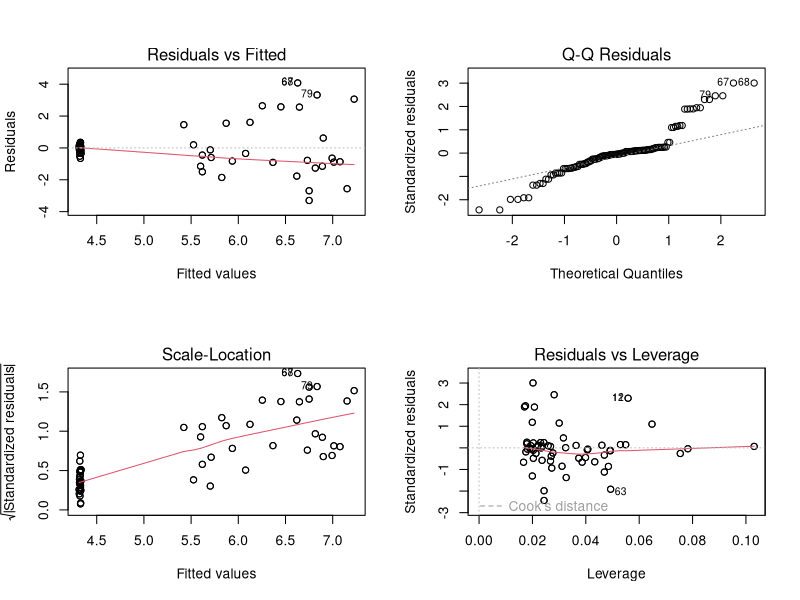
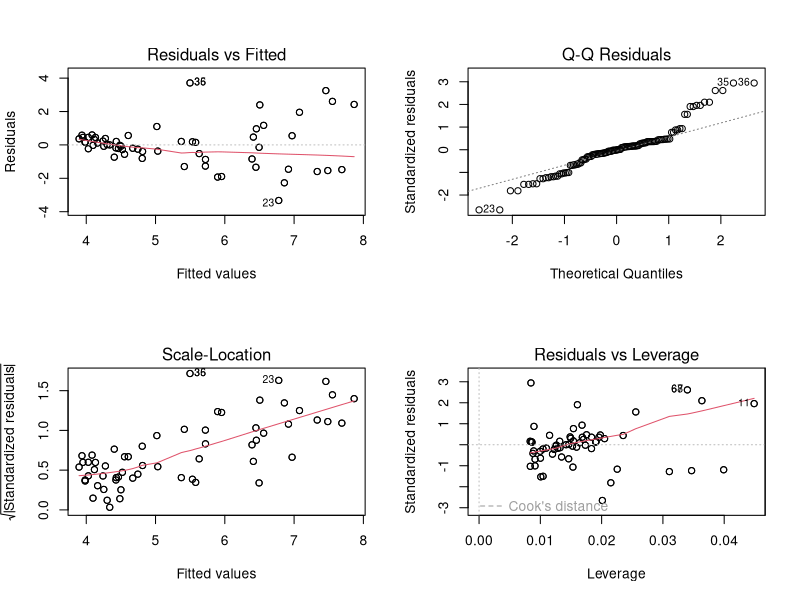
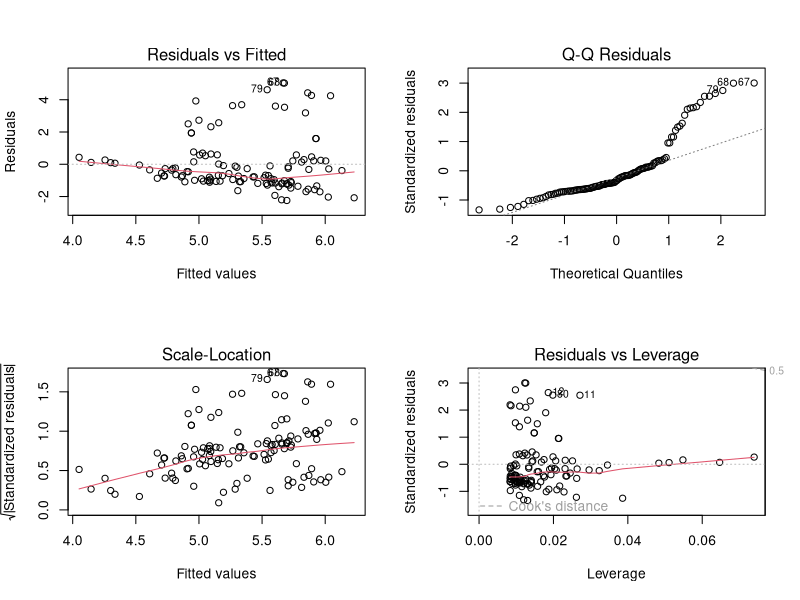
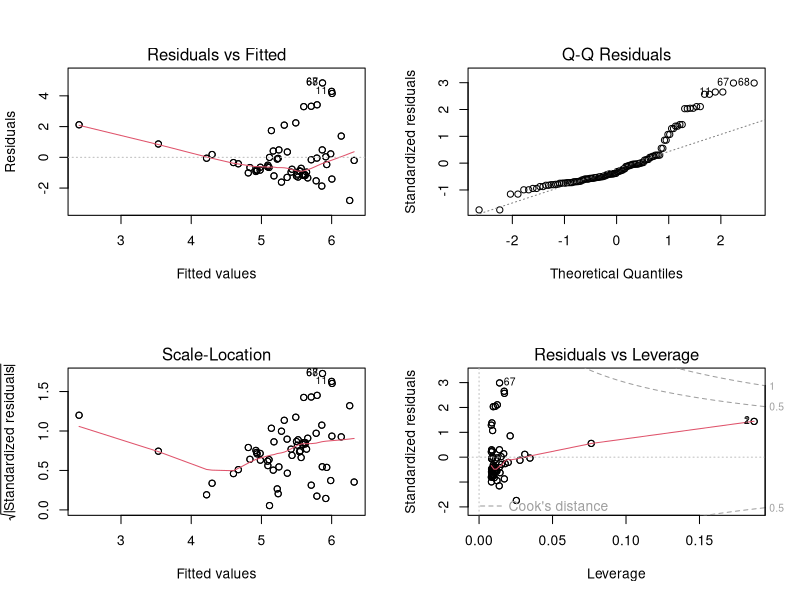
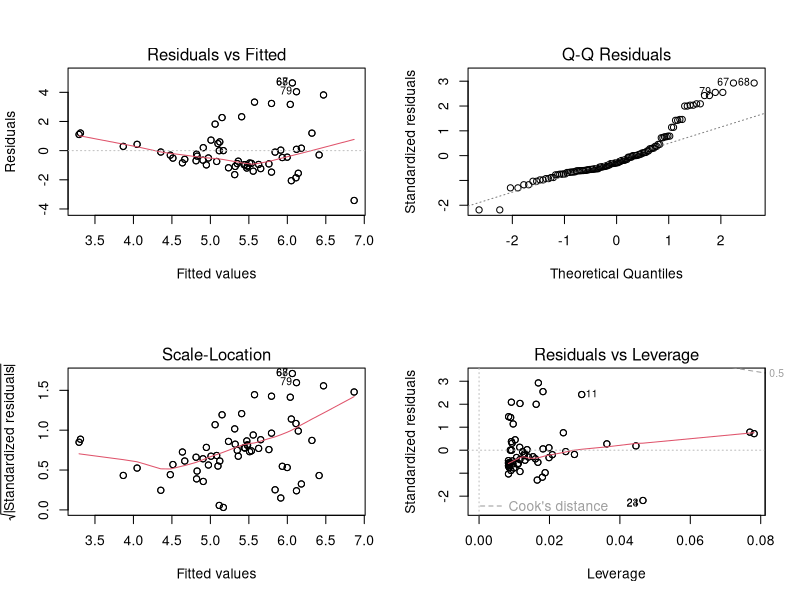
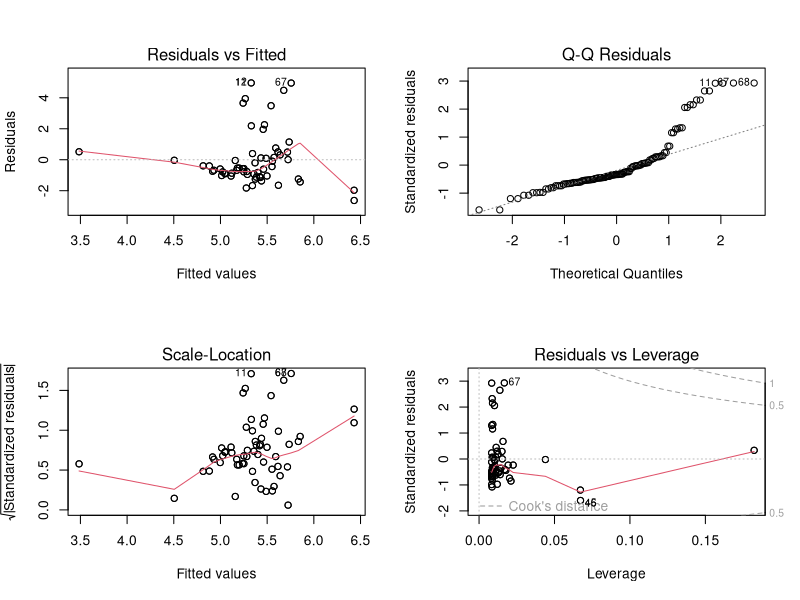
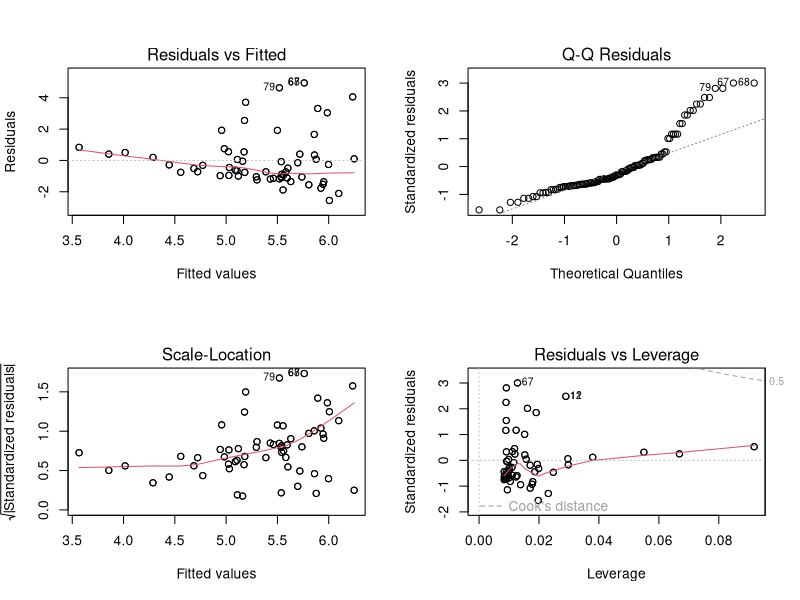
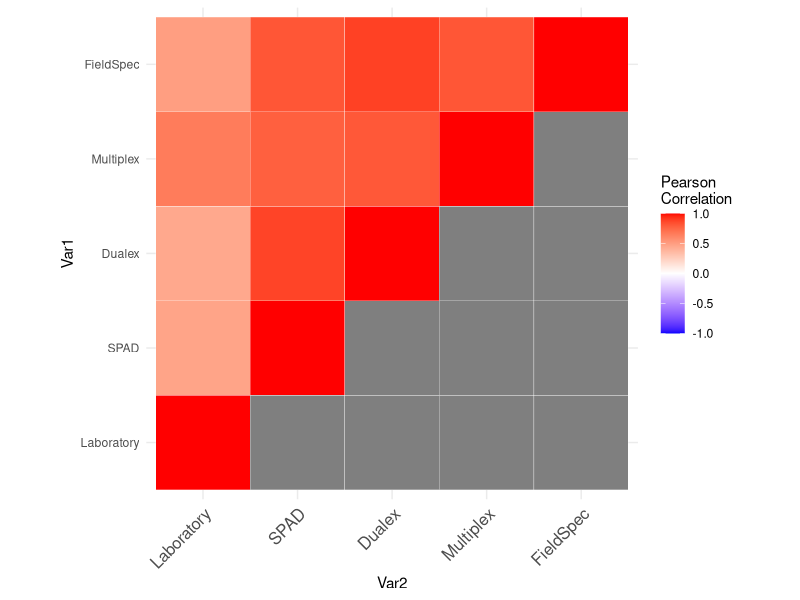

These figures' R source, in order:
library(tidyverse)
library(readxl)
library(gridExtra)
library(ggpubr)
library(reshape2)
library(lme4)

maize <- read_excel("Maize dataset.xlsx")

#1. checking for normal distribution
#1.1 without treatment differentiation
spad.model <- lm(FM_Rest_Ernteblatt ~ SPAD*Blattalter, data = maize)
lab.model <- lm(FM_Rest_Ernteblatt ~ Chl_Labor, data = maize)
dualex.model <- lm(FM_Rest_Ernteblatt ~ Chl, data = maize)
multi.model1 <- lm(FM_Rest_Ernteblatt ~ SFR_R, data = maize)
multi.model2 <- lm(FM_Rest_Ernteblatt ~ SFR_G, data = maize)
field.model1 <- lm(FM_Rest_Ernteblatt ~ NDWI, data = maize)
field.model2 <- lm(FM_Rest_Ernteblatt ~ ChlNDI, data = maize)

par(mfrow = c(2, 2))
plot(spad.model)
plot(lab.model)
plot(dualex.model)
plot(multi.model1)
plot(multi.model2)
plot(field.model1)
plot(field.model2)
par(mfrow = c(1, 1))

shapiro.test(maize$FM_Rest_Ernteblatt)
shapiro.test(maize$Pflanzenhoehe)
shapiro.test(maize$SPAD)
shapiro.test(maize$Chl_Labor)
shapiro.test(maize$Chl)
shapiro.test(maize$SFR_R)
shapiro.test(maize$SFR_G)
shapiro.test(maize$NDWI)
shapiro.test(maize$ChlNDI)

#plotting the correlation matrix (whole dataset)
#for now i used "DX_Chl_MW", "SFR_R" and "ChlNDI"

cor.df <- select(maize, Chl_Labor, SPAD, DX_Chl_MW, SFR_R, ChlNDI)

names(cor.df)[names(cor.df) == "Chl_Labor"] <- "Laboratory"
names(cor.df)[names(cor.df) == "DX_Chl_MW"] <- "Dualex"
names(cor.df)[names(cor.df) == "SFR_R"] <- "Multiplex"
names(cor.df)[names(cor.df) == "ChlNDI"] <- "FieldSpec"

cormat <- round(cor(cor.df, method = "spearman"),2)

get_lower_tri<-function(cormat){
  cormat[upper.tri(cormat)] <- NA
  return(cormat)
}

get_upper_tri <- function(cormat){
  cormat[lower.tri(cormat)]<- NA
  return(cormat)
}

lt <- get_lower_tri(cormat)
lt

lt <- melt(lt)

ggplot(lt, aes(Var2, Var1, fill = value))+
  geom_tile(color = "white")+
  scale_fill_gradient2(low = "blue", high = "red", mid = "white", 
                       midpoint = 0, limit = c(-1,1), space = "Lab", 
                       name="Pearson\nCorrelation") +
  theme_minimal()+ 
  theme(axis.text.x = element_text(angle = 45, vjust = 1, 
                                   size = 12, hjust = 1))+
  coord_fixed()

upper_tri <- get_upper_tri(cormat)

melted_cormat <- melt(upper_tri, na.rm = TRUE)

ggheatmap <- ggplot(melted_cormat, aes(Var2, Var1, fill = value))+
  geom_tile(color = "white")+
  scale_fill_gradient2(low = "blue", high = "red", mid = "white", 
                       midpoint = 0, limit = c(-1,1), space = "Lab", 
                       name="Spearman\nCorrelation") +
  theme_minimal()+ # minimal theme
  theme(axis.text.x = element_text(angle = 45, vjust = 1, 
                                   size = 12, hjust = 1)) +
  ggtitle("Correlation Matrix") +
  coord_fixed()

ggheatmap + 
  geom_text(aes(Var2, Var1, label = value), color = "black", size = 4) +
  theme(
    axis.title.x = element_blank(),
    axis.title.y = element_blank(),
    panel.grid.major = element_blank(),
    panel.border = element_blank(),
    panel.background = element_blank(),
    axis.ticks = element_blank(),
    legend.justification = c(1, 0),
    legend.position = c(0.6, 0.7),
    plot.title = element_text(hjust = 0.5),
    legend.direction = "horizontal")+
  guides(fill = guide_colorbar(barwidth = 7, barheight = 1,
                               title.position = "top", title.hjust = 0.5))

#SPAD
a <- ggscatter(maize, x = "SPAD", y = "Chl_Labor", 
               add = "reg.line",                        
               conf.int = TRUE, cor.method = "spearman", cor.coef = TRUE,                       
               color = "Treatment", palette = "jco", title = "SPAD",         
               shape = "Treatment")

e <- ggplot(maize, aes(x = SPAD, y = Chl_Labor, color = Treatment, shape = Treatment)) +
  geom_point() + 
  geom_smooth(method = lm) +
  ggtitle("SPAD") +
  theme_bw()

#dualex
b <- ggscatter(maize, x = "DX_Chl_MW", y = "Chl_Labor", 
               add = "reg.line",                        
               conf.int = TRUE, cor.method = "spearman", cor.coef = TRUE,                       
               color = "Treatment", palette = "jco", title = "Dualex",           
               shape = "Treatment")

f <- ggplot(maize, aes(x = Chl, y = Chl_Labor, color = Treatment, shape = Treatment)) +
  geom_point() + 
  geom_smooth(method = lm) + 
  ggtitle("Dualex") +
  theme_bw()

#multiplex
c <- ggscatter(maize, x = "SFR_R", y = "Chl_Labor", 
               add = "reg.line",                        
               conf.int = TRUE, cor.method = "spearman", cor.coef = TRUE,                       
               color = "Treatment", palette = "jco", title = "Multiplex",          
               shape = "Treatment")

g <- ggplot(maize, aes(x = SFR_R, y = Chl_Labor, color = Treatment, shape = Treatment)) +
  geom_point() + 
  geom_smooth(method = lm) + 
  ggtitle("Multiplex") +
  theme_bw()

#FieldSpec
d <- ggscatter(maize, x = "ChlNDI", y = "Chl_Labor", 
               add = "reg.line",                        
               conf.int = TRUE, cor.method = "spearman", cor.coef = TRUE,                       
               color = "Treatment", palette = "jco", title = "Fieldspec",           
               shape = "Treatment")

h <- ggplot(maize, aes(x = ChlNDI, y = Chl_Labor, color = Treatment, shape = Treatment)) +
  geom_point() + 
  geom_smooth(method = lm) + 
  ggtitle("Fieldspec") +
  theme_bw()

ggarrange(a, b, c, d)
###ggarrange(e, f, g, h)###
#not sure how to change the correlation coefficient in ggplot

#phenological plots
height <- maize[!duplicated(maize$Pflanzennummer), ]

q <- ggplot(height, aes(x = Treatment, y = Pflanzenhoehe, fill = Treatment)) +
  geom_boxplot(show.legend = FALSE) +
  ggtitle("A") +
  ylab("Plant height [cm]") +
  geom_jitter(position = position_jitter(0.2), show.legend = FALSE) +
  theme_bw() 
q


#leafe density
dens <- maize[!duplicated(maize$Blattdichte), ]

w <- ggplot(dens, aes(x = Treatment, y = Blattdichte, fill = Blattalter)) +
  geom_boxplot(show.legend = TRUE) +
  ggtitle("B") +
  ylab("Leafe density [g/m^3 ?]") +
  geom_jitter(position = position_jitter(0.2), show.legend = FALSE) +
  theme_bw() 
w

w <- ggplot(dens, aes(x = Treatment, y = Blattdichte, fill = Treatment)) +
  geom_boxplot(show.legend = FALSE) +
  ggtitle("B") +
  ylab("Leafe density [g/m^3 ?]") +
  geom_jitter(position = position_jitter(0.2), show.legend = FALSE) +
  theme_bw() 
w

#dry matter
tm <- slice(height, 10:30)
tm <- transform(tm, TM_Ganze_Pflanze = as.numeric(TM_Ganze_Pflanze))

e <- ggplot(tm, aes(x = Treatment, y = TM_Ganze_Pflanze, fill = Treatment)) +
  geom_boxplot(show.legend = FALSE) +
  ggtitle("C") +
  ylab("Dry Matter Content") +
  geom_jitter(position = position_jitter(0.2), show.legend = FALSE) +
  theme_bw() 
e

#chlorophyll lab
r <- ggplot(dens, aes(x = Treatment, y = Chl_Labor, fill = Treatment)) +
  geom_boxplot(show.legend = FALSE) +
  ggtitle("C") +
  ylab("Chlorophyll Content [??]") +
  geom_jitter(position = position_jitter(0.2), show.legend = FALSE) +
  theme_bw() 
r


ggarrange(q, w, e, r)


#2.lm und glm nochmal anschauen (evtl assignment?)
#3.statistic teil schreiben




























########
#1.2 with treatment differentiation
mangel <- filter(maize, Treatment == "Nährstoffmangel")
trocken <- filter(maize, Treatment == "Trockenstress")
kontr <- filter(maize, Treatment == "Kontrolle")

#mangel
spad.model <- lm(FM_Rest_Ernteblatt ~ SPAD, data = mangel)
lab.model <- lm(FM_Rest_Ernteblatt ~ Chl_Labor, data = mangel)
dualex.model <- lm(FM_Rest_Ernteblatt ~ Chl, data = mangel)
multi.model1 <- lm(FM_Rest_Ernteblatt ~ SFR_R, data = mangel)
multi.model2 <- lm(FM_Rest_Ernteblatt ~ SFR_G, data = mangel)
field.model1 <- lm(FM_Rest_Ernteblatt ~ NDWI, data = mangel)
field.model2 <- lm(FM_Rest_Ernteblatt ~ ChlNDI, data = mangel)

par(mfrow = c(2, 2))
plot(spad.model)
plot(lab.model)
plot(dualex.model)
plot(multi.model1)
plot(multi.model2)
plot(field.model1)
plot(field.model2)
par(mfrow = c(1, 1))

shapiro.test(mangel$FM_Rest_Ernteblatt)
shapiro.test(mangel$Pflanzenhoehe)
shapiro.test(mangel$SPAD)
shapiro.test(mangel$Chl_Labor)
shapiro.test(mangel$Chl)
shapiro.test(mangel$SFR_R)
shapiro.test(mangel$SFR_G)
shapiro.test(mangel$NDWI)
shapiro.test(mangel$ChlNDI)

#trocken
spad.model <- lm(FM_Rest_Ernteblatt ~ SPAD, data = trocken)
lab.model <- lm(FM_Rest_Ernteblatt ~ Chl_Labor, data = trocken)
dualex.model <- lm(FM_Rest_Ernteblatt ~ Chl, data = trocken)
multi.model1 <- lm(FM_Rest_Ernteblatt ~ SFR_R, data = trocken)
multi.model2 <- lm(FM_Rest_Ernteblatt ~ SFR_G, data = trocken)
field.model1 <- lm(FM_Rest_Ernteblatt ~ NDWI, data = trocken)
field.model2 <- lm(FM_Rest_Ernteblatt ~ ChlNDI, data = trocken)

par(mfrow = c(2, 2))
plot(spad.model)
plot(lab.model)
plot(dualex.model)
plot(multi.model1)
plot(multi.model2)
plot(field.model1)
plot(field.model2)
par(mfrow = c(1, 1))

shapiro.test(trocken$FM_Rest_Ernteblatt)
shapiro.test(trocken$Pflanzenhoehe)
shapiro.test(trocken$SPAD)
shapiro.test(trocken$Chl_Labor)
shapiro.test(trocken$Chl)
shapiro.test(trocken$SFR_R)
shapiro.test(trocken$SFR_G)
shapiro.test(trocken$NDWI)
shapiro.test(trocken$ChlNDI)

#kontrolle
spad.model <- lm(FM_Rest_Ernteblatt ~ SPAD, data = kontr)
lab.model <- lm(FM_Rest_Ernteblatt ~ Chl_Labor, data = kontr)
dualex.model <- lm(FM_Rest_Ernteblatt ~ Chl, data = kontr)
multi.model1 <- lm(FM_Rest_Ernteblatt ~ SFR_R, data = kontr)
multi.model2 <- lm(FM_Rest_Ernteblatt ~ SFR_G, data = kontr)
field.model1 <- lm(FM_Rest_Ernteblatt ~ NDWI, data = kontr)
field.model2 <- lm(FM_Rest_Ernteblatt ~ ChlNDI, data = kontr)

par(mfrow = c(2, 2))
plot(spad.model)
plot(lab.model)
plot(dualex.model)
plot(multi.model1)
plot(multi.model2)
plot(field.model1)
plot(field.model2)
par(mfrow = c(1, 1))

shapiro.test(kontr$FM_Rest_Ernteblatt)
shapiro.test(kontr$Pflanzenhoehe)
shapiro.test(kontr$SPAD)
shapiro.test(kontr$Chl_Labor)
shapiro.test(kontr$Chl)
shapiro.test(kontr$SFR_R)
shapiro.test(kontr$SFR_G)
shapiro.test(kontr$NDWI)
shapiro.test(kontr$ChlNDI)

#2.2 with treatment differentiation 
#mangel
cor.df <- select(mangel, Chl_Labor, SPAD, Chl, SFR_R, ChlNDI)

cormat <- round(cor(cor.df),2)

lt <- get_upper_tri(cormat)
lt

lt <- melt(lt, na.rm = TRUE)

ggheatmap <- ggplot(lt, aes(Var2, Var1, fill = value))+
  geom_tile(color = "white")+
  scale_fill_gradient2(low = "blue", high = "red", mid = "white", 
                       midpoint = 0, limit = c(-1,1), space = "Lab", 
                       name="Pearson\nCorrelation") +
  theme_minimal()+ 
  theme(axis.text.x = element_text(angle = 45, vjust = 1, 
                                   size = 12, hjust = 1)) +
  ggtitle("Mangel") +
  coord_fixed()

ggheatmap + 
  geom_text(aes(Var2, Var1, label = value), color = "black", size = 4) +
  theme(
    axis.title.x = element_blank(),
    axis.title.y = element_blank(),
    panel.grid.major = element_blank(),
    panel.border = element_blank(),
    panel.background = element_blank(),
    axis.ticks = element_blank(),
    legend.justification = c(1, 0),
    legend.position = c(0.6, 0.7),
    legend.direction = "horizontal")+
  guides(fill = guide_colorbar(barwidth = 7, barheight = 1,
                               title.position = "top", title.hjust = 0.5))

#spad
a <- ggscatter(mangel, x = "SPAD", y = "Chl_Labor", 
          add = "reg.line",                        
          conf.int = TRUE, cor.method = "pearson", cor.coef = TRUE,                       
          color = "Treatment", palette = "jco", title = "SPAD",          
          shape = "Treatment")

#dualex
b <- ggscatter(mangel, x = "Chl", y = "Chl_Labor", 
          add = "reg.line",                        
          conf.int = TRUE, cor.method = "pearson", cor.coef = TRUE,                       
          color = "Treatment", palette = "jco", title =  "Dualex",          
          shape = "Treatment")

#multiplex
c <- ggscatter(mangel, x = "SFR_R", y = "Chl_Labor", 
          add = "reg.line",                        
          conf.int = TRUE, cor.method = "pearson", cor.coef = TRUE,                       
          color = "Treatment", palette = "jco", title = "Multiplex",          
          shape = "Treatment")

#fieldspec
d <- ggscatter(mangel, x = "ChlNDI", y = "Chl_Labor", 
          add = "reg.line",                        
          conf.int = TRUE, cor.method = "pearson", cor.coef = TRUE,                       
          color = "Treatment", palette = "jco", title = "Fieldspec",            
          shape = "Treatment")

ggarrange(a, b, c, d)

#trocken
cor.df <- select(trocken, Chl_Labor, SPAD, Chl, SFR_R, ChlNDI)

cormat <- round(cor(cor.df),2)

lt <- get_upper_tri(cormat)
lt

lt <- melt(lt, na.rm = TRUE)

ggheatmap <- ggplot(lt, aes(Var2, Var1, fill = value))+
  geom_tile(color = "white")+
  scale_fill_gradient2(low = "blue", high = "red", mid = "white", 
                       midpoint = 0, limit = c(-1,1), space = "Lab", 
                       name="Pearson\nCorrelation") +
  theme_minimal()+ 
  theme(axis.text.x = element_text(angle = 45, vjust = 1, 
                                   size = 12, hjust = 1)) +
  ggtitle("Trockenstress") +
  coord_fixed()

ggheatmap + 
  geom_text(aes(Var2, Var1, label = value), color = "black", size = 4) +
  theme(
    axis.title.x = element_blank(),
    axis.title.y = element_blank(),
    panel.grid.major = element_blank(),
    panel.border = element_blank(),
    panel.background = element_blank(),
    axis.ticks = element_blank(),
    legend.justification = c(1, 0),
    legend.position = c(0.6, 0.7),
    legend.direction = "horizontal")+
  guides(fill = guide_colorbar(barwidth = 7, barheight = 1,
                               title.position = "top", title.hjust = 0.5))

#spad
a <- ggscatter(trocken, x = "SPAD", y = "Chl_Labor", 
               add = "reg.line",                        
               conf.int = TRUE, cor.method = "pearson", cor.coef = TRUE,                       
               color = "Treatment", palette = "jco", title = "SPAD",          
               shape = "Treatment")

#dualex
b <- ggscatter(trocken, x = "Chl", y = "Chl_Labor", 
               add = "reg.line",                        
               conf.int = TRUE, cor.method = "pearson", cor.coef = TRUE,                       
               color = "Treatment", palette = "jco", title =  "Dualex",          
               shape = "Treatment")

#multiplex
c <- ggscatter(trocken, x = "SFR_R", y = "Chl_Labor", 
               add = "reg.line",                        
               conf.int = TRUE, cor.method = "pearson", cor.coef = TRUE,                       
               color = "Treatment", palette = "jco", title = "Multiplex",          
               shape = "Treatment")

#fieldspec
d <- ggscatter(trocken, x = "ChlNDI", y = "Chl_Labor", 
               add = "reg.line",                        
               conf.int = TRUE, cor.method = "pearson", cor.coef = TRUE,                       
               color = "Treatment", palette = "jco", title = "Fieldspec",            
               shape = "Treatment")

ggarrange(a, b, c, d)

#kontrolle
cor.df <- select(kontr, Chl_Labor, SPAD, Chl, SFR_R, ChlNDI)

cormat <- round(cor(cor.df),2)

lt <- get_upper_tri(cormat)
lt

lt <- melt(lt, na.rm = TRUE)

ggheatmap <- ggplot(lt, aes(Var2, Var1, fill = value))+
  geom_tile(color = "white")+
  scale_fill_gradient2(low = "blue", high = "red", mid = "white", 
                       midpoint = 0, limit = c(-1,1), space = "Lab", 
                       name="Pearson\nCorrelation") +
  theme_minimal()+ 
  theme(axis.text.x = element_text(angle = 45, vjust = 1, 
                                   size = 12, hjust = 1)) +
  ggtitle("Kontrolle") +
  coord_fixed()

ggheatmap + 
  geom_text(aes(Var2, Var1, label = value), color = "black", size = 4) +
  theme(
    axis.title.x = element_blank(),
    axis.title.y = element_blank(),
    panel.grid.major = element_blank(),
    panel.border = element_blank(),
    panel.background = element_blank(),
    axis.ticks = element_blank(),
    legend.justification = c(1, 0),
    legend.position = c(0.6, 0.7),
    legend.direction = "horizontal")+
  guides(fill = guide_colorbar(barwidth = 7, barheight = 1,
                               title.position = "top", title.hjust = 0.5))

#spad
a <- ggscatter(kontr, x = "SPAD", y = "Chl_Labor", 
               add = "reg.line",                        
               conf.int = TRUE, cor.method = "pearson", cor.coef = TRUE,                       
               color = "Treatment", palette = "jco", title = "SPAD",          
               shape = "Treatment")

#dualex
b <- ggscatter(kontr, x = "Chl", y = "Chl_Labor", 
               add = "reg.line",                        
               conf.int = TRUE, cor.method = "pearson", cor.coef = TRUE,                       
               color = "Treatment", palette = "jco", title =  "Dualex",          
               shape = "Treatment")

#multiplex
c <- ggscatter(kontr, x = "SFR_R", y = "Chl_Labor", 
               add = "reg.line",                        
               conf.int = TRUE, cor.method = "pearson", cor.coef = TRUE,                       
               color = "Treatment", palette = "jco", title = "Multiplex",          
               shape = "Treatment")

#fieldspec
d <- ggscatter(kontr, x = "ChlNDI", y = "Chl_Labor", 
               add = "reg.line",                        
               conf.int = TRUE, cor.method = "pearson", cor.coef = TRUE,                       
               color = "Treatment", palette = "jco", title = "Fieldspec",            
               shape = "Treatment")

ggarrange(a, b, c, d)











